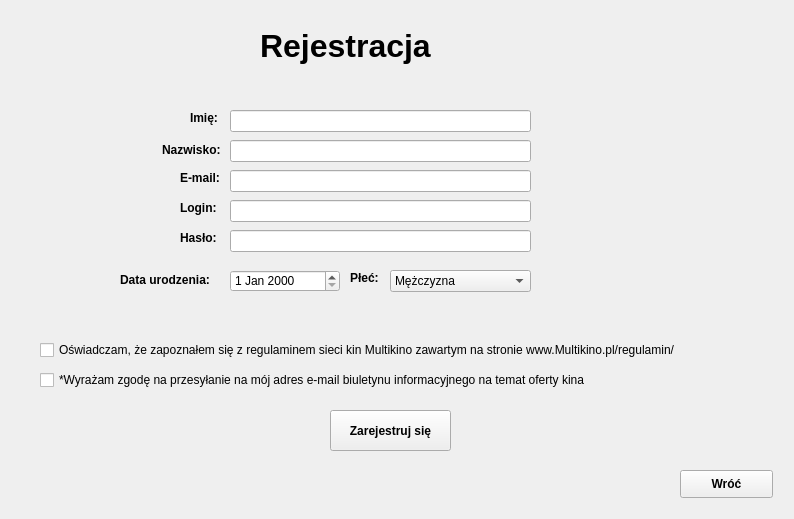
<?xml version="1.0" encoding="UTF-8"?>
<ui version="4.0">
 <class>Rejestracja</class>
 <widget class="QWidget" name="Rejestracja">
  <property name="geometry">
   <rect>
    <x>0</x>
    <y>0</y>
    <width>794</width>
    <height>519</height>
   </rect>
  </property>
  <property name="windowTitle">
   <string>Form</string>
  </property>
  <widget class="QPushButton" name="pushButton">
   <property name="geometry">
    <rect>
     <x>330</x>
     <y>410</y>
     <width>121</width>
     <height>41</height>
    </rect>
   </property>
   <property name="font">
    <font>
     <weight>75</weight>
     <bold>true</bold>
    </font>
   </property>
   <property name="text">
    <string>Zarejestruj się</string>
   </property>
  </widget>
  <widget class="QCheckBox" name="checkBox">
   <property name="geometry">
    <rect>
     <x>40</x>
     <y>340</y>
     <width>721</width>
     <height>20</height>
    </rect>
   </property>
   <property name="text">
    <string>Oświadczam, że zapoznałem się z regulaminem sieci kin Multikino zawartym na stronie www.Multikino.pl/regulamin/</string>
   </property>
  </widget>
  <widget class="QCheckBox" name="checkBox_2">
   <property name="geometry">
    <rect>
     <x>40</x>
     <y>370</y>
     <width>641</width>
     <height>20</height>
    </rect>
   </property>
   <property name="text">
    <string>*Wyrażam zgodę na przesyłanie na mój adres e-mail biuletynu informacyjnego na temat oferty kina</string>
   </property>
  </widget>
  <widget class="QPushButton" name="pushButton_2">
   <property name="geometry">
    <rect>
     <x>680</x>
     <y>470</y>
     <width>93</width>
     <height>28</height>
    </rect>
   </property>
   <property name="font">
    <font>
     <weight>75</weight>
     <bold>true</bold>
    </font>
   </property>
   <property name="text">
    <string>Wróć</string>
   </property>
  </widget>
  <widget class="QLineEdit" name="lineEdit">
   <property name="geometry">
    <rect>
     <x>230</x>
     <y>140</y>
     <width>301</width>
     <height>22</height>
    </rect>
   </property>
  </widget>
  <widget class="QLineEdit" name="lineEdit_2">
   <property name="geometry">
    <rect>
     <x>230</x>
     <y>170</y>
     <width>301</width>
     <height>22</height>
    </rect>
   </property>
  </widget>
  <widget class="QLineEdit" name="lineEdit_3">
   <property name="geometry">
    <rect>
     <x>230</x>
     <y>200</y>
     <width>301</width>
     <height>22</height>
    </rect>
   </property>
  </widget>
  <widget class="QLineEdit" name="lineEdit_4">
   <property name="geometry">
    <rect>
     <x>230</x>
     <y>230</y>
     <width>301</width>
     <height>22</height>
    </rect>
   </property>
   <property name="echoMode">
    <enum>QLineEdit::Password</enum>
   </property>
  </widget>
  <widget class="QDateEdit" name="dateEdit">
   <property name="geometry">
    <rect>
     <x>230</x>
     <y>270</y>
     <width>110</width>
     <height>22</height>
    </rect>
   </property>
  </widget>
  <widget class="QComboBox" name="comboBox">
   <property name="geometry">
    <rect>
     <x>390</x>
     <y>270</y>
     <width>141</width>
     <height>22</height>
    </rect>
   </property>
   <item>
    <property name="text">
     <string>Mężczyzna</string>
    </property>
   </item>
   <item>
    <property name="text">
     <string>Kobieta</string>
    </property>
   </item>
   <item>
    <property name="text">
     <string>Wolę nie mówić</string>
    </property>
   </item>
  </widget>
  <widget class="QLineEdit" name="lineEdit_5">
   <property name="geometry">
    <rect>
     <x>230</x>
     <y>110</y>
     <width>301</width>
     <height>22</height>
    </rect>
   </property>
  </widget>
  <widget class="QLabel" name="label">
   <property name="geometry">
    <rect>
     <x>120</x>
     <y>270</y>
     <width>101</width>
     <height>20</height>
    </rect>
   </property>
   <property name="font">
    <font>
     <weight>75</weight>
     <bold>true</bold>
    </font>
   </property>
   <property name="text">
    <string>Data urodzenia:</string>
   </property>
  </widget>
  <widget class="QLabel" name="label_2">
   <property name="geometry">
    <rect>
     <x>350</x>
     <y>270</y>
     <width>53</width>
     <height>16</height>
    </rect>
   </property>
   <property name="font">
    <font>
     <weight>75</weight>
     <bold>true</bold>
    </font>
   </property>
   <property name="text">
    <string>Płeć:</string>
   </property>
  </widget>
  <widget class="QLabel" name="label_3">
   <property name="geometry">
    <rect>
     <x>190</x>
     <y>110</y>
     <width>53</width>
     <height>16</height>
    </rect>
   </property>
   <property name="font">
    <font>
     <weight>75</weight>
     <bold>true</bold>
    </font>
   </property>
   <property name="text">
    <string>Imię:</string>
   </property>
  </widget>
  <widget class="QLabel" name="label_4">
   <property name="geometry">
    <rect>
     <x>162</x>
     <y>140</y>
     <width>61</width>
     <height>20</height>
    </rect>
   </property>
   <property name="font">
    <font>
     <weight>75</weight>
     <bold>true</bold>
    </font>
   </property>
   <property name="text">
    <string>Nazwisko:</string>
   </property>
  </widget>
  <widget class="QLabel" name="label_5">
   <property name="geometry">
    <rect>
     <x>180</x>
     <y>170</y>
     <width>53</width>
     <height>16</height>
    </rect>
   </property>
   <property name="font">
    <font>
     <weight>75</weight>
     <bold>true</bold>
    </font>
   </property>
   <property name="text">
    <string>E-mail:</string>
   </property>
  </widget>
  <widget class="QLabel" name="label_6">
   <property name="geometry">
    <rect>
     <x>180</x>
     <y>200</y>
     <width>41</width>
     <height>16</height>
    </rect>
   </property>
   <property name="font">
    <font>
     <weight>75</weight>
     <bold>true</bold>
    </font>
   </property>
   <property name="text">
    <string>Login:</string>
   </property>
  </widget>
  <widget class="QLabel" name="label_7">
   <property name="geometry">
    <rect>
     <x>180</x>
     <y>230</y>
     <width>53</width>
     <height>16</height>
    </rect>
   </property>
   <property name="font">
    <font>
     <weight>75</weight>
     <bold>true</bold>
    </font>
   </property>
   <property name="text">
    <string>Hasło:</string>
   </property>
  </widget>
  <widget class="QLabel" name="label_8">
   <property name="geometry">
    <rect>
     <x>260</x>
     <y>10</y>
     <width>281</width>
     <height>71</height>
    </rect>
   </property>
   <property name="font">
    <font>
     <pointsize>24</pointsize>
     <weight>75</weight>
     <bold>true</bold>
    </font>
   </property>
   <property name="text">
    <string>Rejestracja</string>
   </property>
  </widget>
 </widget>
 <resources/>
 <connections/>
</ui>
